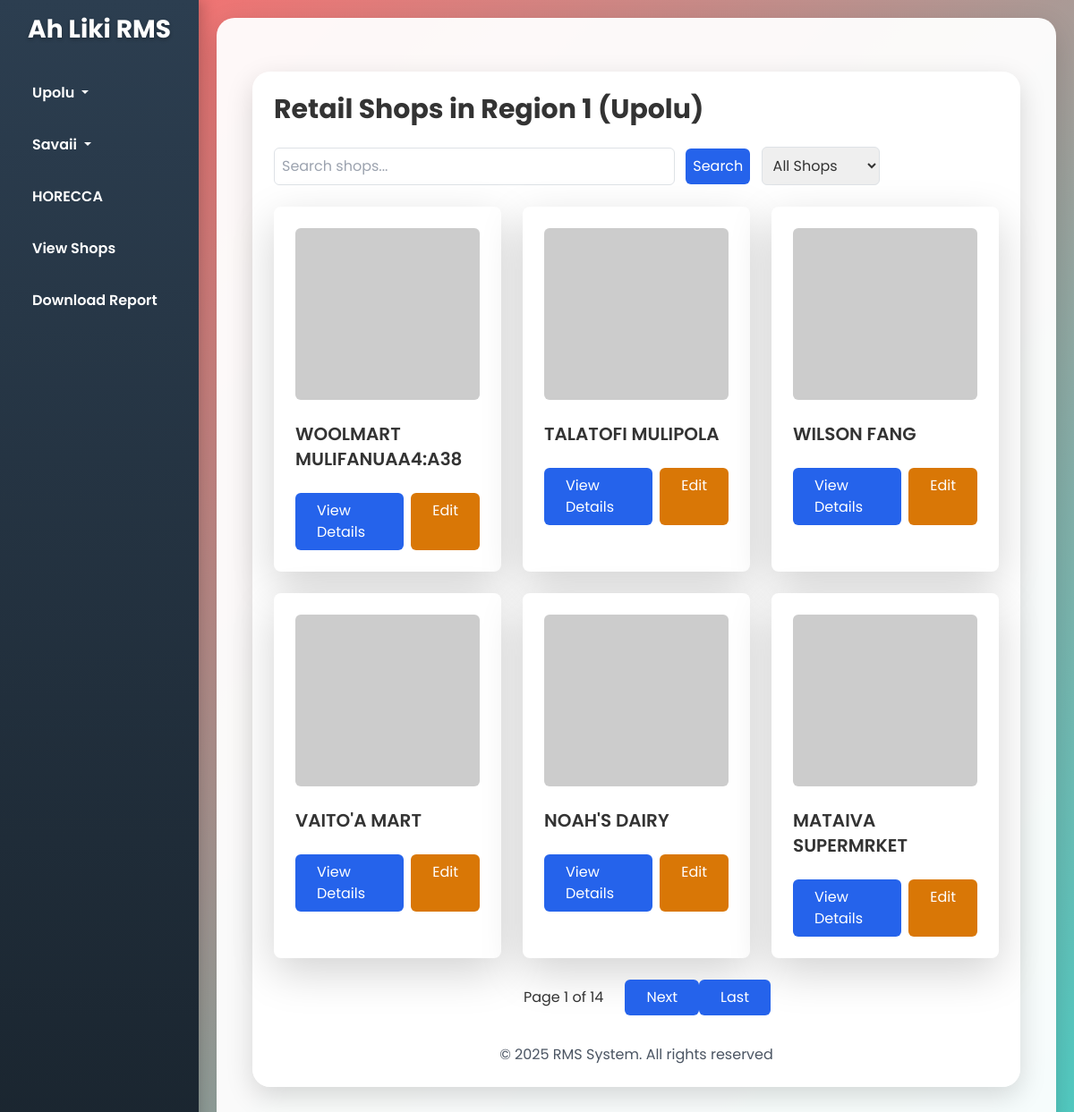
Page /upolu/Region 1/ on the committed database.
### shops/models.py (models this page shows, shortened)
class Shop(models.Model):
    ISLAND_CHOICES = [
        ('Upolu', 'Upolu'),
        ('Savaii', 'Savaii'),
    ]
    REGION_CHOICES = [
        ('Region 1', 'Region 1'),
        ('Region 2', 'Region 2'),
        ('Region 3', 'Region 3'),
        ('Region 4', 'Region 4'),
    ]
    name = models.CharField(max_length=255)
    owner = models.CharField(max_length=255, blank=True, null=True, default='n/a')
    phone = models.CharField(max_length=15, blank=True, null=True, default='n/a')
    address = models.CharField(max_length=255, blank=True, null=True, default='n/a')
    island = models.CharField(max_length=50, choices=ISLAND_CHOICES, default='Upolu')
    region = models.CharField(max_length=50, choices=REGION_CHOICES, default='Region 1')
    business_license = models.ImageField(upload_to='media/licenses/' , blank=True, null=True)
    tip_top = models.BooleanField(default=False)

### shops/views.py (the view)
# urls.py: path('upolu/<str:region>/', views.upolu_shops, name='upolu_shops'),
def upolu_shops(request, region):
    query = request.GET.get('q')
    tip_top = request.GET.get('tip_top')
    shops = Shop.objects.filter(island='Upolu', region=region)
    if query:
        shops = shops.filter(name__icontains=query)
    if tip_top is not None:
        if tip_top == '1':
            shops = shops.filter(tip_top=True)
        elif tip_top == '0':
            shops = shops.filter(tip_top=False)
    paginator = Paginator(shops, 6)
    page_number = request.GET.get('page')
    page_obj = paginator.get_page(page_number)
    return render(request, 'shops/upolu_shops.html', {'page_obj': page_obj, 'region': region})

### shops/templates/shops/upolu_shops.html (shortened to what this page needs)
{% extends 'shops/base.html' %}
{% block content %}
<div class="container mx-auto p-4">
    <h1 class="text-3xl font-bold mb-6">Retail Shops in {{ region }} (Upolu)</h1>
    <form method="GET" class="mb-6">
        <input type="text" name="q" placeholder="Search shops..." value="{{ request.GET.q }}" class="border p-2 rounded w-full max-w-md">
        <button type="submit" class="bg-blue-600 text-white p-2 rounded ml-2">Search</button>
        <select name="tip_top" class="border p-2 rounded ml-2">
            <option value="">All Shops</option>
        </select>
    </form>
    <div class="grid grid-cols-1 md:grid-cols-2 lg:grid-cols-3 gap-6">
        {% for shop in page_obj %}
        <div class="bg-white rounded-lg shadow-lg p-4">
            <div class="mb-4">
                {% if shop.images.first %}
                    <img src="{{ shop.images.first.image.url }}" alt="{{ shop.name }}" class="w-full h-48 object-cover rounded">
                {% else %}
                    <img src="https://via.placeholder.com/150" alt="No image" class="w-full h-48 object-cover rounded">
                {% endif %}
            </div>
            <h2 class="text-xl font-semibold">{{ shop.name }}</h2>
            <div class="mt-4 flex space-x-2">
                <a href="{% url 'shop_detail' shop.id %}" class="bg-blue-600 text-white px-4 py-2 rounded hover:bg-blue-700">View Details</a>
                <a href="{% url 'edit_shop' shop.id %}" class="bg-yellow-600 text-white px-4 py-2 rounded hover:bg-yellow-700">Edit</a>
            </div>
        </div>
        {% endfor %}
    </div>
    <div class="mt-6 flex justify-center">
        <div class="inline-flex">
            <span class="flex items-center px-4 py-2">Page {{ page_obj.number }} of {{ page_obj.paginator.num_pages }}</span>
            {% if page_obj.has_next %}
                <a href="?page={{ page_obj.next_page_number }}" class="bg-blue-600 text-white px-4 py-2 rounded hover:bg-blue-700">Next</a>
                <a href="?page={{ page_obj.paginator.num_pages }}" class="bg-blue-600 text-white px-4 py-2 rounded hover:bg-blue-700">Last</a>
            {% endif %}
        </div>
    </div>
    <footer class="mt-8 text-center text-gray-600">
        <p>© 2025 RMS System. All rights reserved</p>
    </footer>
</div>
{% endblock %}

### shops/templates/shops/base.html (style rules this page uses)
* { box-sizing: border-box; }
body { font-family: 'Poppins', sans-serif; background: linear-gradient(135deg, #ff6b6b, #4ecdc4); min-height: 100vh; margin: 0; color: #333; }
.container { padding: 40px; background: rgba(255, 255, 255, 0.95); margin: 20px; border-radius: 20px; box-shadow: 0 10px 30px rgba(0, 0, 0, 0.15); flex-grow: 1; animation: fadeIn 0.5s ease-in-out; }

### rows in the picture
Shop: name "WOOLMART MULIFANUAA4:A38"
Shop: name "TALATOFI MULIPOLA"
Shop: name "WILSON FANG"
Shop: name "VAITO'A MART"
Shop: name "NOAH'S DAIRY"
Shop: name "MATAIVA SUPERMRKET"

### other values in the picture
{{ region }} "Region 1"
{{ page_obj.number }} "1"
{{ page_obj.paginator.num_pages }} "14"
